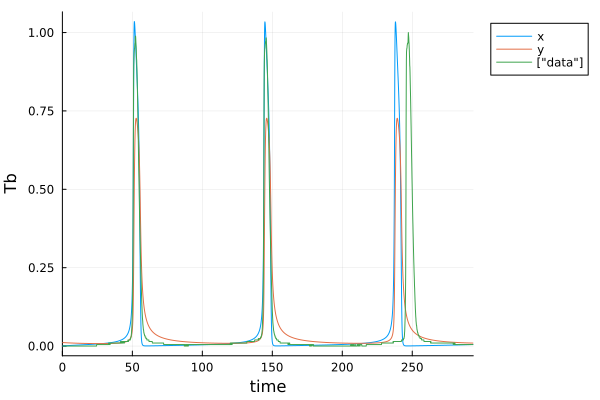

This chart was generated by the following Julia code:
#arctic ground squirrel re-optimization 

#load in modules 
using Random, LinearAlgebra, DataFrames, CSV, LatinHypercubeSampling
using Base.Threads: @threads
using OrdinaryDiffEq, Optimization, SciMLSensitivity, ForwardDiff, Plots
using ModelingToolkit
using ModelingToolkit: t_nounits as t, D_nounits as D

Random.seed!(2024)

#define tt & SaveTimes 
tt = 0.0:0.1:293.6
SaveTimes = 0.0:0.1:293.6
tspan = (tt[1],tt[end])

z=10000 #number of seeds to test reoptimization 
tot_num_param = 9 #total number of parameters

#read in data
data = Matrix(CSV.read("ags_training.csv",DataFrame,header=false))

#model from symposium 
#u0=[5.759e−3,−4.551e−2]
u0=[data[1],-0.03500839]

@variables x(t) y(t)

@parameters B104 B106 B108 B109 B204 B205 l B206 B208

eqs = [D(x) ~ B104*x*x+B106*x*x*x+B108*x*y+B109*x*x*y+l #note Andrew: k2 is the real parameter on the x,y term. I further simplified. 

D(y) ~ B204*x*x+B205*y*y+B206*x*x*x+B208*x*y]

@mtkbuild ags_sys = ODESystem(eqs,t)

p_opt = [9.785506000000000, -9.999987000000001, -9.407997000000000, 1.987823000000000, -2.915110000000000, 0.0019, -0.03500839,-1.048649,0.998481] 

ags_sys  = ODEProblem(ags_sys, [x => u0[1], y => u0[2]], tspan, [B104 => p_opt[1] B106 => p_opt[2] B108=> p_opt[3] B109=> 9.999995000000000 B204 => p_opt[4] B205 => p_opt[5] l=>p_opt[6] B206=>p_opt[8] B208=> p_opt[9]])

function model_loss(theta)
	_ags_sys = remake(ags_sys,u0=[x => u0[1], y => theta[7]], p=[B104 => theta[1] B106 => theta[2] B108=> theta[3] B204 => theta[4] B205 => theta[5] l=>theta[6] B206=>theta[8] B208=>theta[9]])
	ags_sol = solve(_ags_sys, saveat=SaveTimes)
	ags_sol_rs = reduce(hcat, ags_sol.u) #reshape
	sol = ags_sol_rs[1,:]
	loss = norm(sol[1:2000]-data[1:2000],2)
	return loss
end 



sv=0.5 #how much to vary each parameter around it's optimization values from DAHSI. 

lb = p_opt -sv*abs.(p_opt)
ub = p_opt +sv*abs.(p_opt)

lb[7] = -0.1
ub[7] = 0.1
lb[6] = 1e-5
ub[6] = 1e-3

#p0 = p_opt
#optimization set up 
adtype = Optimization.AutoForwardDiff()
optf = Optimization.OptimizationFunction((x, theta) -> model_loss(x),adtype)

#generate sampling plan: 
plan, _ = LHCoptim(z,tot_num_param,1000,threading=true)
scaled_plan = scaleLHC(plan,[(lb[1],ub[1]),(lb[2],ub[2]),(lb[3],ub[3]),(lb[4],ub[4]),(lb[5],ub[5]),(lb[6],ub[6]),(lb[7],ub[7]),(lb[8],ub[8]),(lb[9],ub[9])]) #could also define function for spreading seeds out differently
store_p = zeros(z,1*tot_num_param+4) #preallocate 

# #perform parameter estimation over z seeds 
@time begin 
	@threads for i in 1:z
		println(i)
		p0 = scaled_plan[i,:]
		store_p[i,:] = try 
			optprob = Optimization.OptimizationProblem(optf, p0, lb=lb, ub=ub)
			etime = @elapsed begin 
			sol = solve(optprob, Optimization.LBFGS(), maxiters = 1000)
			end 
			vcat(i,etime,sol.objective,Int(SciMLBase.successful_retcode(sol)),sol.u)
		catch
			777*ones(1,1*tot_num_param+4)
		end 
	end 
end

println(argmin(store_p[:,3]))

println(store_p[argmin(store_p[:,3]),:])

r = store_p[argmin(store_p[:,3]),4+1:4+tot_num_param]

_ags_sys = remake(ags_sys,u0=[x => u0[1], y => r[7]], p=[B104 => r[1] B106 => r[2] B108=> r[3] B204 => r[4] B205 => r[5] l=>r[6] B206 => r[8] B208 => r[9]])
ags_sol = solve(_ags_sys, saveat=SaveTimes)
ags_sol_rs = reduce(hcat, ags_sol.u) #reshape
CSV.write("8CD_fit.csv",DataFrame(ags_sol_rs,:auto),header=false) 

p1=plot(ags_sol,label=["x" "y"],legend=:outertopright)
plot!(SaveTimes,data[1:2937,1],label=["data"],legend=:outertopright)
xlabel!("time")
ylabel!("Tb")
display(p1) 
CSV.write("8CD_info.csv",DataFrame(store_p,:auto),header=false) 

hessian = ForwardDiff.hessian(z -> model_loss(z), r)
CSV.write("8CD_hessian.csv",DataFrame(hessian,:auto),header=false)
savefig(p1,"8CD")

#long time series for dtw stuff:
tt = 0.0:0.1:293.6*2+0.1
SaveTimes = 0.0:0.1:293.6*2+0.1
#tspan = (tt[1],tt[end])
__ags_sys = remake(_ags_sys,tspan=(tt[1],tt[end]))
ags_sol = solve(__ags_sys, saveat=SaveTimes)
ags_sol_rs = reduce(hcat, ags_sol.u) #reshape
CSV.write("8CD_val_fts.csv",DataFrame(ags_sol_rs,:auto),header=false) 
